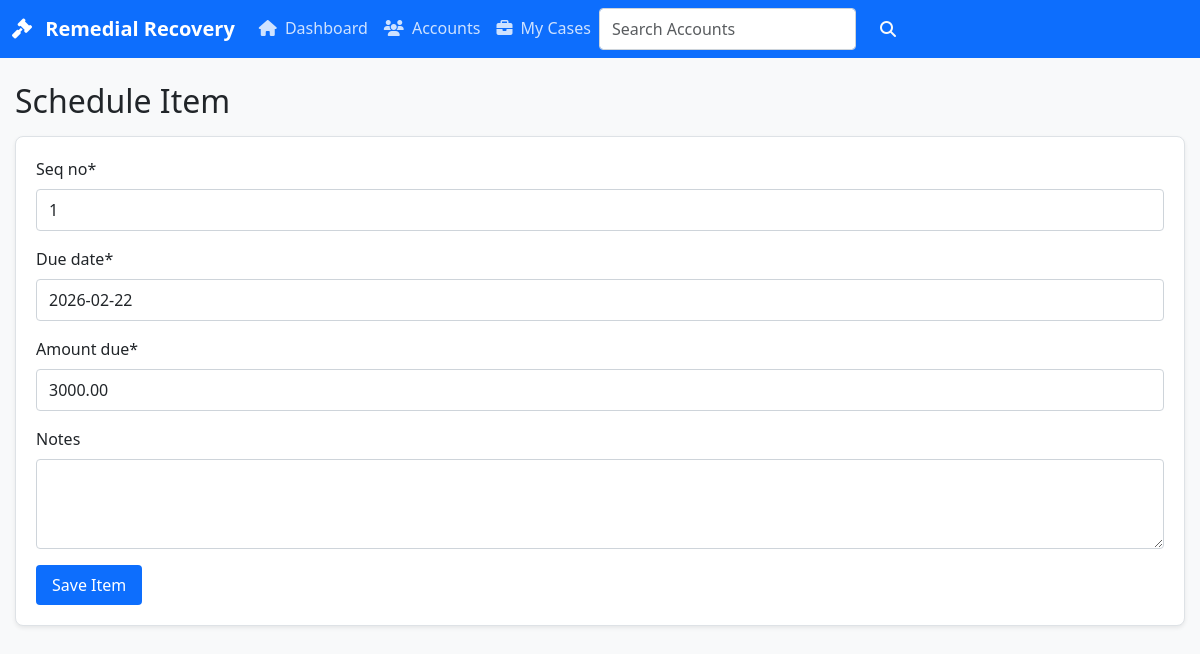
/remedial/schedule-items/1/edit/, run on the app's committed database.
### apps/remedial/models.py (models this page shows, shortened)
class CompromiseScheduleItem(TenantAwareModel, TimeStampedModel):
    compromise_agreement = models.ForeignKey(
        CompromiseAgreement,
        on_delete=models.CASCADE,
        related_name="schedule_items",
    )
    seq_no = models.PositiveIntegerField()
    due_date = models.DateField()
    amount_due = models.DecimalField(max_digits=14, decimal_places=2)
    amount_paid = models.DecimalField(max_digits=14, decimal_places=2, default=0)
    status = models.CharField(max_length=10, choices=ScheduleStatus.choices, default=ScheduleStatus.DUE)
    notes = models.TextField(blank=True)
    last_reminder_sent_at = models.DateTimeField(null=True, blank=True)
    last_escalation_sent_at = models.DateTimeField(null=True, blank=True)
    class Meta:
        unique_together = ("compromise_agreement", "seq_no")
        ordering = ["due_date"]

### apps/remedial/views.py (the view)
# urls.py: path("schedule-items/<int:pk>/edit/", views.CompromiseScheduleItemUpdateView.as_view(), name="scheduleitem-update"),
class CompromiseScheduleItemUpdateView(UpdateView):
    model = models.CompromiseScheduleItem
    form_class = forms.CompromiseScheduleItemForm
    template_name = 'remedial/scheduleitem_form.html'
    success_url = reverse_lazy('remedial:scheduleitem-list')
    def get_queryset(self):
        return models.CompromiseScheduleItem.objects.filter(tenant=self.request.tenant)
    def get_context_data(self, **kwargs):
        context = super().get_context_data(**kwargs)
        context['title'] = f'Update Schedule Item - {self.object.compromise_agreement.agreement_no} #{self.object.seq_no}'
        context['active_page'] = 'schedule-items'
        return context

### apps/remedial/forms.py (shortened to what this page needs)
class CompromiseScheduleItemForm(forms.ModelForm):
    class Meta:
        model = models.CompromiseScheduleItem
        fields = ["seq_no", "due_date", "amount_due", "notes"]
        widgets = {
            "amount_due": forms.NumberInput(attrs={"step": "0.01"}),
            "notes": forms.Textarea(attrs={"rows": 3}),
        }
    def __init__(self, *args, **kwargs):
        self.compromise_agreement = kwargs.pop("compromise_agreement", None)
        super().__init__(*args, **kwargs)
        self.helper = FormHelper()
        self.helper.form_tag = True
        self.helper.form_method = "post"
        self.helper.layout = Layout(
            Div(
                Field("seq_no"),
                Field("due_date"),
                Field("amount_due"),
                Field("notes"),
                Submit("submit", "Add Schedule Item"),
            )
        )

### templates/remedial/scheduleitem_form.html (shortened to what this page needs)
{% extends "base.html" %}
{% load crispy_forms_tags %}
{% block content %}
{% include "components/page_header.html" with title="Schedule Item" %}
<div class="card shadow-sm">
  <div class="card-body">
    <form method="post">
      {{ form|crispy }}
      <button type="submit" class="btn btn-primary">Save Item</button>
    </form>
  </div>
</div>
{% endblock %}

### templates/base.html (style rules this page uses)
.btn { padding: 8px 16px; border-radius: 4px; border: none; cursor: pointer; font-weight: 500; }
.btn-primary { background-color: #0d6efd; color: white; }
.card { border: 1px solid #dee2e6; border-radius: 8px; margin-bottom: 20px; }
.card-body { padding: 20px; }
.form-control { width: 100%; padding: 8px 12px; border: 1px solid #ced4da; border-radius: 4px; }

### data on the page
CompromiseScheduleItem: seq_no "1", due_date "2026-02-22", amount_due "3000.00"

### other printed values
{{ title }} "Schedule Item"
